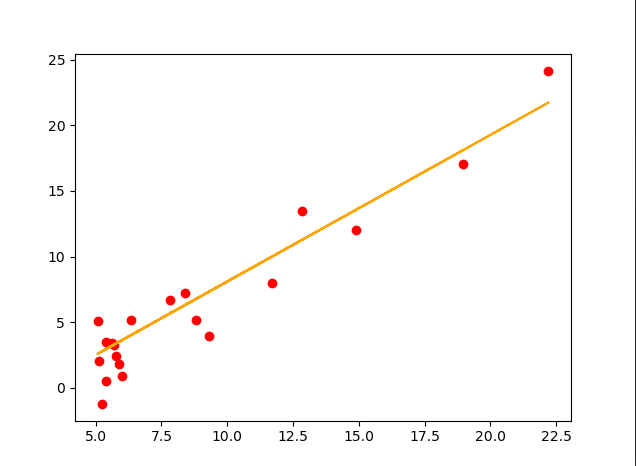

The Python source for this figure:
import linearReggression as lr
import numpy as np
import pandas as pd
import matplotlib.pyplot as plt
import seaborn as sb
from sklearn.model_selection import train_test_split

data = pd.read_csv('uni.csv', names=['a', 'b'])

x = data.iloc[:, :-1].values
y = data.iloc[:, 1].values

x_train, x_test, y_train, y_test = train_test_split(x, y, test_size=.2)
model = lr.LinearRegression(number_of_iterations=1000, learning_rate=.01)
model.fit(x_train, y_train)
y_predicted = model.predict(x_test)

print(model.EvaluatePerformance(y_test,y_predicted))
plt.scatter(x_test, y_test, color='Red')
plt.plot(x_test, y_predicted, color='orange')
plt.show()
